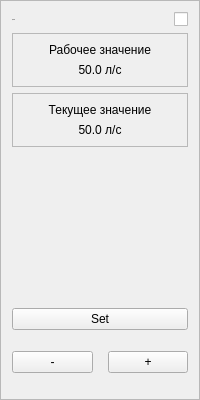
           <widget class="QFrame" name="frameQgas_Feeder">
            <property name="minimumSize">
             <size>
              <width>0</width>
              <height>400</height>
             </size>
            </property>
            <property name="styleSheet">
             <string notr="true"/>
            </property>
            <property name="frameShape">
             <enum>QFrame::Shape::StyledPanel</enum>
            </property>
            <property name="frameShadow">
             <enum>QFrame::Shadow::Raised</enum>
            </property>
            <layout class="QVBoxLayout" name="verticalLayout_15">
             <item>
              <layout class="QHBoxLayout" name="airQgas_FeederHeading">
               <item>
                <widget class="QLabel" name="lblQgas_FeederName">
                 <property name="font">
                  <font>
                   <family>Roboto</family>
                   <pointsize>-1</pointsize>
                   <bold>false</bold>
                  </font>
                 </property>
                 <property name="text">
                  <string>Q газа</string>
                 </property>
                </widget>
               </item>
               <item>
                <widget class="QCheckBox" name="checkBoxQgas_FeederSwitch">
                 <property name="layoutDirection">
                  <enum>Qt::LayoutDirection::RightToLeft</enum>
                 </property>
                 <property name="text">
                  <string/>
                 </property>
                </widget>
               </item>
              </layout>
             </item>
             <item>
              <widget class="QFrame" name="frameWorkValue_4">
               <property name="sizePolicy">
                <sizepolicy hsizetype="Preferred" vsizetype="Preferred">
                 <horstretch>0</horstretch>
                 <verstretch>0</verstretch>
                </sizepolicy>
               </property>
               <property name="frameShape">
                <enum>QFrame::Shape::StyledPanel</enum>
               </property>
               <property name="frameShadow">
                <enum>QFrame::Shadow::Raised</enum>
               </property>
               <layout class="QVBoxLayout" name="verticalLayout_24">
                <item>
                 <widget class="QLabel" name="label_21">
                  <property name="text">
                   <string>Рабочее значение</string>
                  </property>
                  <property name="alignment">
                   <set>Qt::AlignmentFlag::AlignCenter</set>
                  </property>
                 </widget>
                </item>
                <item>
                 <widget class="QLabel" name="lblQgas_FeederWorkWalue">
                  <property name="text">
                   <string>50.0 л/с</string>
                  </property>
                  <property name="alignment">
                   <set>Qt::AlignmentFlag::AlignCenter</set>
                  </property>
                 </widget>
                </item>
               </layout>
              </widget>
             </item>
             <item>
              <widget class="QFrame" name="frameCurrentValue_4">
               <property name="sizePolicy">
                <sizepolicy hsizetype="Preferred" vsizetype="Preferred">
                 <horstretch>0</horstretch>
                 <verstretch>0</verstretch>
                </sizepolicy>
               </property>
               <property name="frameShape">
                <enum>QFrame::Shape::StyledPanel</enum>
               </property>
               <property name="frameShadow">
                <enum>QFrame::Shadow::Raised</enum>
               </property>
               <layout class="QVBoxLayout" name="verticalLayout_25">
                <item>
                 <widget class="QLabel" name="label_22">
                  <property name="text">
                   <string>Текущее значение</string>
                  </property>
                  <property name="alignment">
                   <set>Qt::AlignmentFlag::AlignCenter</set>
                  </property>
                 </widget>
                </item>
                <item>
                 <widget class="QLabel" name="lblQgas_FeederCurrentWalue">
                  <property name="text">
                   <string>50.0 л/с</string>
                  </property>
                  <property name="alignment">
                   <set>Qt::AlignmentFlag::AlignCenter</set>
                  </property>
                 </widget>
                </item>
               </layout>
              </widget>
             </item>
             <item>
              <spacer name="verticalSpacer_11">
               <property name="orientation">
                <enum>Qt::Orientation::Vertical</enum>
               </property>
               <property name="sizeHint" stdset="0">
                <size>
                 <width>20</width>
                 <height>40</height>
                </size>
               </property>
              </spacer>
             </item>
             <item>
              <widget class="QPushButton" name="btnQgas_FeederSet">
               <property name="text">
                <string>Set</string>
               </property>
              </widget>
             </item>
             <item>
              <layout class="QHBoxLayout" name="horizontalLayout_17">
               <property name="spacing">
                <number>15</number>
               </property>
               <property name="leftMargin">
                <number>0</number>
               </property>
               <property name="topMargin">
                <number>15</number>
               </property>
               <property name="rightMargin">
                <number>0</number>
               </property>
               <property name="bottomMargin">
                <number>15</number>
               </property>
               <item>
                <widget class="QPushButton" name="btnQgas_FeederDecrease">
                 <property name="text">
                  <string>-</string>
                 </property>
                </widget>
               </item>
               <item>
                <widget class="QPushButton" name="bntQgas_FeederIncrease">
                 <property name="text">
                  <string>+</string>
                 </property>
                </widget>
               </item>
              </layout>
             </item>
            </layout>
           </widget>
